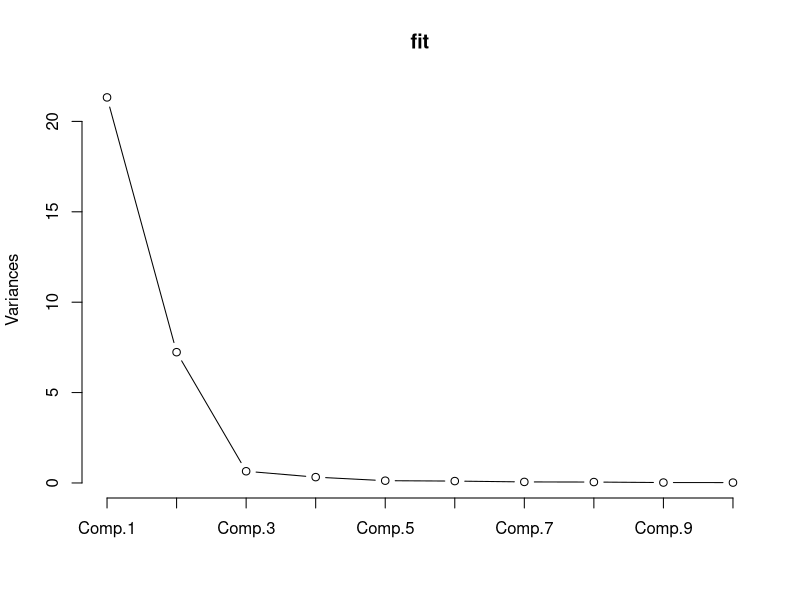
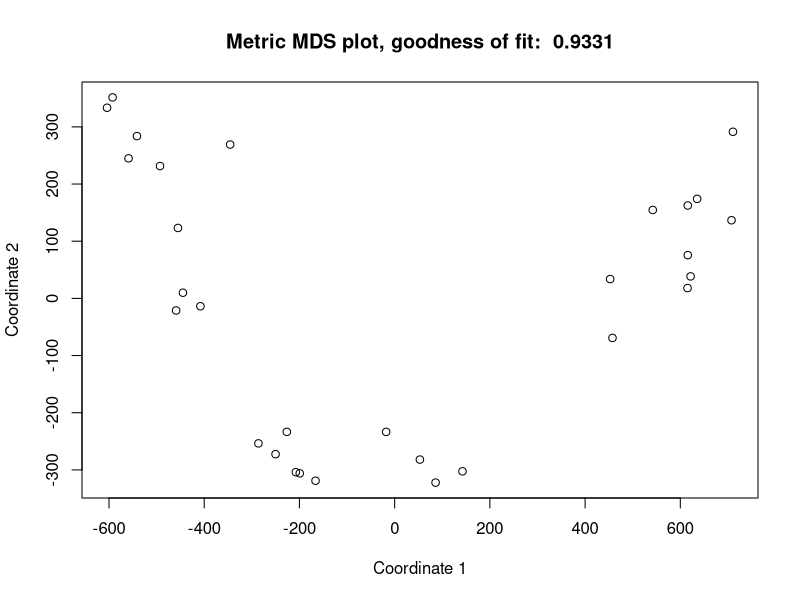
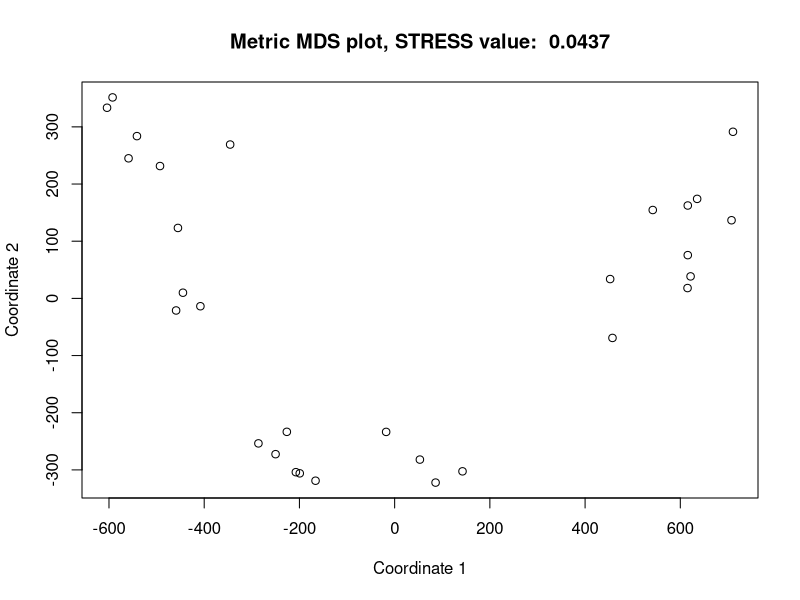
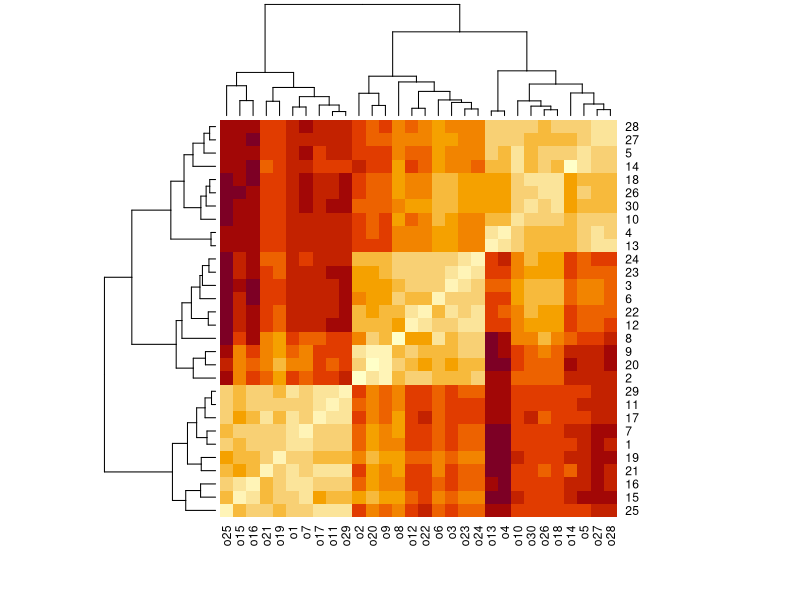

Recreate these plots in R, in order.
## ---- chunk 1

library(foreign)
library(MASS)
library(nFactors)
library(vegan)
library(psych)

data <- read.spss("org_dissim.sav")
output <- matrix(unlist(data), ncol = 31)
colnames(output) <- c("", "o1", "o2", "o3", "o4", "o5", "o6", "o7", "o8", "o9", "o10", "o11", "o12", "o13", "o14", "o15", "o16", "o17", "o18", "o19", "o20", "o21", "o22", "o23", "o24", "o25", "o26", "o27", "o28", "o29", "o30") 
output <- output[,-1]
d <- dist(output) # Use Euclidean distance

## ---- chunk 2

output[1:5, 1:5]

## ---- chunk 3

fit <- princomp(d, cor = T)
plot(fit, type = "lines")

## ---- chunk 4

fit_cla <- cmdscale(d, k = 2, eig = T)
x <- fit_cla$points[,1]
y <- fit_cla$points[,2]
plot(x, y, xlab = "Coordinate 1", ylab = "Coordinate 2", main = paste("Metric MDS plot, goodness of fit: ", round(fit_cla$GOF[1], digits = 4)))

## ---- chunk 5

fit_non <- isoMDS(d, k = 2)
x <- fit_non$points[,1]
y <- fit_non$points[,2]
plot(x, y, xlab = "Coordinate 1", ylab = "Coordinate 2", main = paste("Metric MDS plot, STRESS value: ", round(fit_non$stress / 100, digits = 4)))

## ---- chunk 6

heatmap(output)
